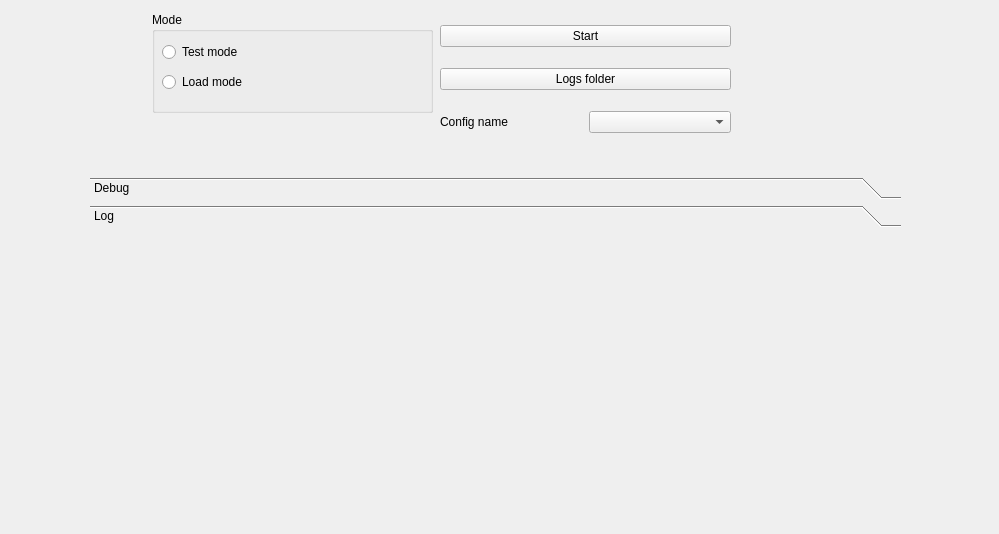
<?xml version="1.0" encoding="UTF-8"?>
<ui version="4.0">
 <class>Form</class>
 <widget class="QWidget" name="Form">
  <property name="geometry">
   <rect>
    <x>0</x>
    <y>0</y>
    <width>999</width>
    <height>534</height>
   </rect>
  </property>
  <property name="windowTitle">
   <string>Form</string>
  </property>
  <widget class="QWidget" name="verticalLayoutWidget">
   <property name="geometry">
    <rect>
     <x>152</x>
     <y>12</y>
     <width>281</width>
     <height>101</height>
    </rect>
   </property>
   <layout class="QVBoxLayout" name="verticalLayout">
    <item>
     <layout class="QHBoxLayout" name="horizontalLayout_2">
      <item>
       <widget class="QGroupBox" name="groupBox">
        <property name="title">
         <string>Mode</string>
        </property>
        <widget class="QRadioButton" name="radioButton">
         <property name="geometry">
          <rect>
           <x>10</x>
           <y>30</y>
           <width>268</width>
           <height>20</height>
          </rect>
         </property>
         <property name="text">
          <string>Test mode</string>
         </property>
        </widget>
        <widget class="QRadioButton" name="radioButton_2">
         <property name="geometry">
          <rect>
           <x>10</x>
           <y>60</y>
           <width>268</width>
           <height>20</height>
          </rect>
         </property>
         <property name="text">
          <string>Load mode</string>
         </property>
        </widget>
       </widget>
      </item>
     </layout>
    </item>
   </layout>
  </widget>
  <widget class="QToolBox" name="toolBox">
   <property name="geometry">
    <rect>
     <x>90</x>
     <y>177</y>
     <width>811</width>
     <height>321</height>
    </rect>
   </property>
   <property name="currentIndex">
    <number>1</number>
   </property>
   <widget class="QWidget" name="Debug">
    <property name="geometry">
     <rect>
      <x>0</x>
      <y>0</y>
      <width>811</width>
      <height>245</height>
     </rect>
    </property>
    <attribute name="label">
     <string>Debug</string>
    </attribute>
   </widget>
   <widget class="QWidget" name="Log">
    <property name="geometry">
     <rect>
      <x>0</x>
      <y>0</y>
      <width>811</width>
      <height>245</height>
     </rect>
    </property>
    <attribute name="label">
     <string>Log</string>
    </attribute>
   </widget>
  </widget>
  <widget class="QWidget" name="verticalLayoutWidget_2">
   <property name="geometry">
    <rect>
     <x>440</x>
     <y>10</y>
     <width>291</width>
     <height>141</height>
    </rect>
   </property>
   <layout class="QVBoxLayout" name="verticalLayout_2">
    <item>
     <widget class="QPushButton" name="pushButton_start">
      <property name="text">
       <string>Start</string>
      </property>
     </widget>
    </item>
    <item>
     <widget class="QPushButton" name="pushButton_logs">
      <property name="text">
       <string>Logs folder</string>
      </property>
     </widget>
    </item>
    <item>
     <layout class="QHBoxLayout" name="horizontalLayout">
      <item>
       <widget class="QLabel" name="label">
        <property name="text">
         <string>Config name</string>
        </property>
       </widget>
      </item>
      <item>
       <widget class="QComboBox" name="comboBox"/>
      </item>
     </layout>
    </item>
   </layout>
  </widget>
 </widget>
 <resources/>
 <connections/>
</ui>
